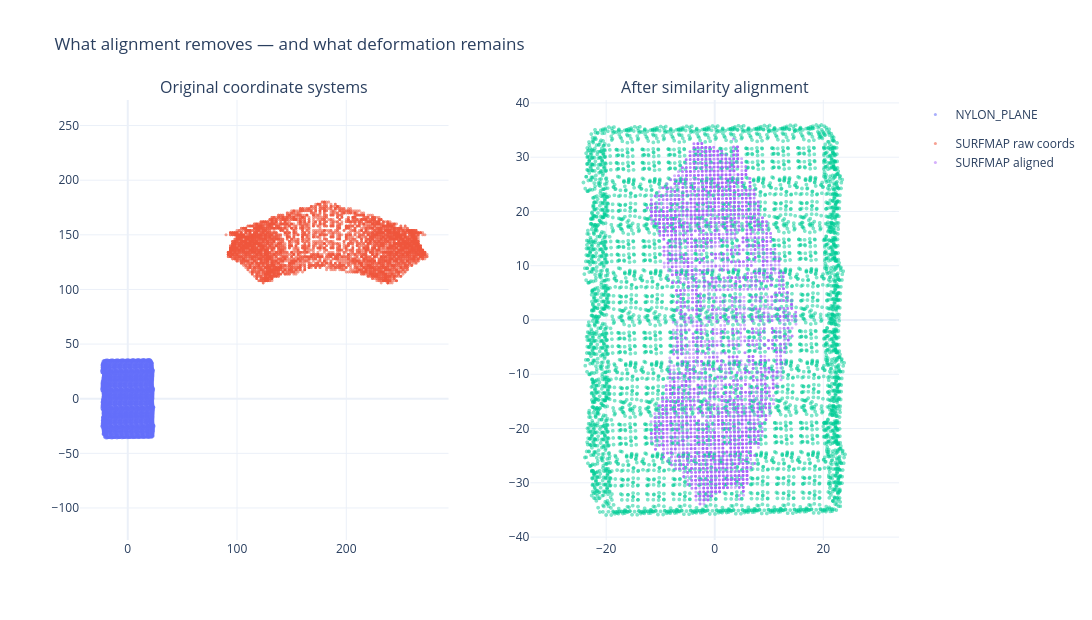

The cell this chart's notebook holds for it:
### Markdown cell above
## 12. Alignment figure for colleagues

The left panel shows the two coordinate sets in their own original coordinate systems.

The right panel shows the **only** comparison that should be interpreted geometrically: SURFMAP after the best similarity alignment against the physical planar reference.

If the right-hand shapes still differ strongly, that difference cannot be removed by translation, rotation, reflection or one uniform scale.

### Code cell
fig_alignment = make_subplots(
    rows=1,
    cols=2,
    subplot_titles=(
        "Original coordinate systems",
        "After similarity alignment",
    ),
)

fig_alignment.add_trace(
    go.Scattergl(
        x=P[:, 0],
        y=P[:, 1],
        mode="markers",
        marker=dict(
            size=3,
            opacity=0.55,
        ),
        name="NYLON_PLANE",
        legendgroup="plane",
    ),
    row=1,
    col=1,
)

fig_alignment.add_trace(
    go.Scattergl(
        x=S_raw[:, 0],
        y=S_raw[:, 1],
        mode="markers",
        marker=dict(
            size=3,
            opacity=0.55,
        ),
        name="SURFMAP raw coords",
        legendgroup="surf",
    ),
    row=1,
    col=1,
)

fig_alignment.add_trace(
    go.Scattergl(
        x=P[:, 0],
        y=P[:, 1],
        mode="markers",
        marker=dict(
            size=4,
            opacity=0.50,
        ),
        name="NYLON_PLANE",
        legendgroup="plane",
        showlegend=False,
    ),
    row=1,
    col=2,
)

fig_alignment.add_trace(
    go.Scattergl(
        x=S_aligned[:, 0],
        y=S_aligned[:, 1],
        mode="markers",
        marker=dict(
            size=3,
            opacity=0.50,
        ),
        name="SURFMAP aligned",
        legendgroup="surf",
    ),
    row=1,
    col=2,
)

fig_alignment.update_xaxes(
    scaleanchor="y",
    scaleratio=1,
    row=1,
    col=1,
)

fig_alignment.update_xaxes(
    scaleanchor="y2",
    scaleratio=1,
    row=1,
    col=2,
)

fig_alignment.update_layout(
    title=(
        "What alignment removes — and "
        "what deformation remains"
    ),
    template="plotly_white",
    width=1250,
    height=620,
)

fig_alignment.show()

### Figure 1 — Plotly figure (JSON) as saved in the notebook; plotly's stock layout.template omitted (floating-point values rounded to 4 significant figures; data arrays with more than 128 entries replaced by an {"elided": "..."} marker saying what was removed)
{"data": [{"legendgroup": "plane", "marker": {"opacity": 0.55, "size": 3}, "mode": "markers", "name": "NYLON_PLANE", "x": {"elided": "6148 float values"}, "y": {"elided": "6148 float values"}, "type": "scattergl", "xaxis": "x", "yaxis": "y"}, {"legendgroup": "surf", "marker": {"opacity": 0.55, "size": 3}, "mode": "markers", "name": "SURFMAP raw coords", "x": {"elided": "6148 float values"}, "y": {"elided": "6148 float values"}, "type": "scattergl", "xaxis": "x", "yaxis": "y"}, {"legendgroup": "plane", "marker": {"opacity": 0.5, "size": 4}, "mode": "markers", "name": "NYLON_PLANE", "showlegend": false, "x": {"elided": "6148 float values"}, "y": {"elided": "6148 float values"}, "type": "scattergl", "xaxis": "x2", "yaxis": "y2"}, {"legendgroup": "surf", "marker": {"opacity": 0.5, "size": 3}, "mode": "markers", "name": "SURFMAP aligned", "x": {"elided": "6148 float values"}, "y": {"elided": "6148 float values"}, "type": "scattergl", "xaxis": "x2", "yaxis": "y2"}], "layout": {"xaxis": {"anchor": "y", "domain": [0.0, 0.45], "scaleanchor": "y", "scaleratio": 1}, "yaxis": {"anchor": "x", "domain": [0.0, 1.0]}, "xaxis2": {"anchor": "y2", "domain": [0.55, 1.0], "scaleanchor": "y2", "scaleratio": 1}, "yaxis2": {"anchor": "x2", "domain": [0.0, 1.0]}, "annotations": [{"font": {"size": 16}, "showarrow": false, "text": "Original coordinate systems", "x": 0.225, "xanchor": "center", "xref": "paper", "y": 1.0, "yanchor": "bottom", "yref": "paper"}, {"font": {"size": 16}, "showarrow": false, "text": "After similarity alignment", "x": 0.775, "xanchor": "center", "xref": "paper", "y": 1.0, "yanchor": "bottom", "yref": "paper"}], "title": {"text": "What alignment removes — and what deformation remains"}, "width": 1250, "height": 620}}
